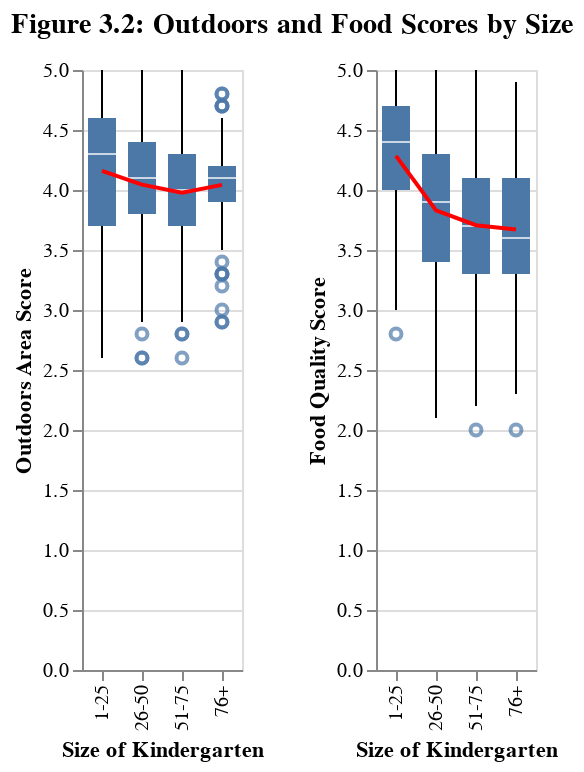

Notebook code for this chart:
### Code cell
import altair as alt
import pandas as pd

# Assuming df is your DataFrame

# Calculate mean for each size
mean_outdoors_size = df.groupby('Size')['Outdoors_score'].mean().reset_index()
mean_food_size = df.groupby('Size')['Food_score'].mean().reset_index()

# Sort by size to ensure the line goes through the sizes in the correct order
mean_outdoors_size = mean_outdoors_size.sort_values('Size')
mean_food_size = mean_food_size.sort_values('Size')

# Outdoors chart with mean line across sizes
outdoors_size = alt.Chart(df).mark_boxplot().encode(
    x = alt.X("Size", title="Size of Kindergarten"),
    y = alt.Y("Outdoors_score", title='Outdoors Area Score')
).properties(
    #title='Outdoors Area Score by Size of Kindergarten'
) + alt.Chart(mean_outdoors_size).mark_line(color='red').encode(
    x='Size',
    y='Outdoors_score'
)

# Food chart with mean line across sizes
food_size = alt.Chart(df).mark_boxplot().encode(
    x = alt.X("Size", title="Size of Kindergarten"),
    y = alt.Y("Food_score", title='Food Quality Score')
).properties(
    #title='Food Quality Score by Size of Kindergarten'
) + alt.Chart(mean_food_size).mark_line(color='red').encode(
    x='Size',
    y='Food_score'
)

# Combine the charts with an overall title
size = alt.hconcat(outdoors_size, food_size).properties(
    title=alt.TitleParams(
        text='Figure 3.2: Outdoors and Food Scores by Size',
        anchor='start',
        fontSize=14,
        offset=10
    )
)


# Save the chart if needed
# chart.save('charts/chart_1.png')

size

### Figure 1 — Vega-Lite specification as saved in the notebook (floating-point values rounded to 4 significant figures; data arrays with more than 128 entries replaced by an {"elided": "..."} marker saying what was removed)
{"config": {"view": {"continuousWidth": 300, "continuousHeight": 300}}, "hconcat": [{"layer": [{"data": {"name": "data-6b7202e6e7e8b0ce1d46cb3207083d53"}, "mark": {"type": "boxplot"}, "encoding": {"x": {"field": "Size", "title": "Size of Kindergarten", "type": "nominal"}, "y": {"field": "Outdoors_score", "title": "Outdoors Area Score", "type": "quantitative"}}}, {"data": {"name": "data-8bf723352d951ded26ea0f34e16b7c22"}, "mark": {"type": "line", "color": "red"}, "encoding": {"x": {"field": "Size", "type": "nominal"}, "y": {"field": "Outdoors_score", "type": "quantitative"}}}]}, {"layer": [{"data": {"name": "data-6b7202e6e7e8b0ce1d46cb3207083d53"}, "mark": {"type": "boxplot"}, "encoding": {"x": {"field": "Size", "title": "Size of Kindergarten", "type": "nominal"}, "y": {"field": "Food_score", "title": "Food Quality Score", "type": "quantitative"}}}, {"data": {"name": "data-3a4fc1bbe6e7bc5f06373fc43862eb43"}, "mark": {"type": "line", "color": "red"}, "encoding": {"x": {"field": "Size", "type": "nominal"}, "y": {"field": "Food_score", "type": "quantitative"}}}]}], "title": {"text": "Figure 3.2: Outdoors and Food Scores by Size", "anchor": "start", "fontSize": 14, "offset": 10}, "$schema": "https://vega.github.io/schema/vega-lite/v5.17.0.json", "datasets": {"data-6b7202e6e7e8b0ce1d46cb3207083d53": {"elided": "844 records"}, "data-8bf723352d951ded26ea0f34e16b7c22": [{"Size": "1-25", "Outdoors_score": 4.159}, {"Size": "26-50", "Outdoors_score": 4.045}, {"Size": "51-75", "Outdoors_score": 3.978}, {"Size": "76+", "Outdoors_score": 4.043}], "data-3a4fc1bbe6e7bc5f06373fc43862eb43": [{"Size": "1-25", "Food_score": 4.284}, {"Size": "26-50", "Food_score": 3.83}, {"Size": "51-75", "Food_score": 3.707}, {"Size": "76+", "Food_score": 3.67}]}}
